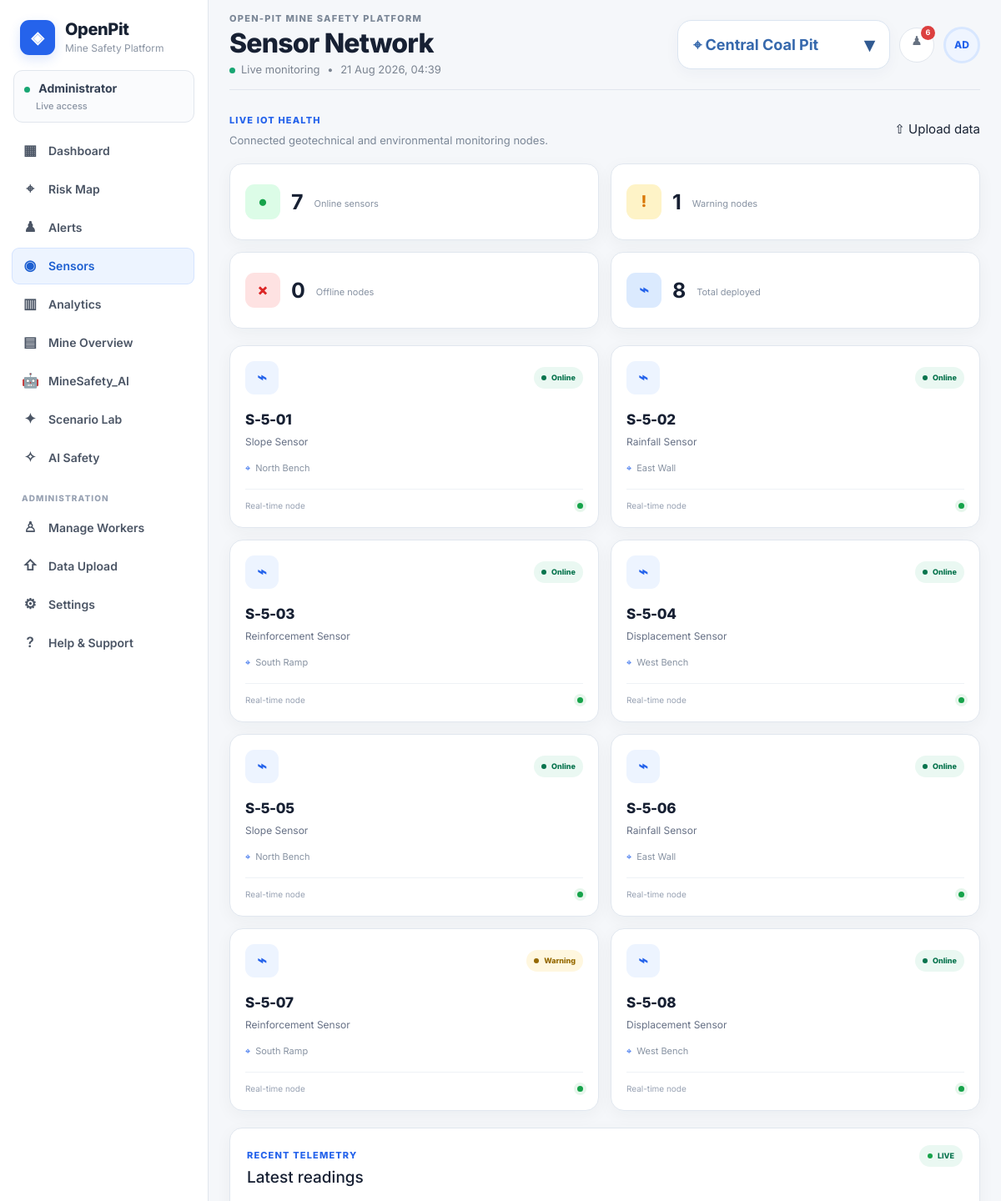
The page /sensors (signed in, upper part) on the database its author committed.
### models.py (models this page shows)
class Mine(db.Model):
    id=db.Column(db.Integer,primary_key=True)
    name=db.Column(db.String(120),nullable=False)
    location=db.Column(db.String(200))
    status=db.Column(db.String(30),default='Operational')

class Sensor(db.Model):
    id=db.Column(db.Integer,primary_key=True)
    code=db.Column(db.String(30),unique=True,nullable=False)
    zone=db.Column(db.String(100))
    sensor_type=db.Column(db.String(50))
    status=db.Column(db.String(30),default='Online')
    mine_id=db.Column(db.Integer,db.ForeignKey('mine.id'))

### app.py (the view)
@app.route('/sensors')
@login_required
def sensors():
    selected_mine = get_selected_mine()
    sensor_query = Sensor.query
    reading_query = SensorReading.query
    if selected_mine:
        sensor_query = sensor_query.filter(Sensor.mine_id == selected_mine.id)
        reading_query = reading_query.filter(SensorReading.mine_id == selected_mine.id)
    sensor_rows = sensor_query.order_by(Sensor.code).all()
    readings = reading_query.order_by(SensorReading.timestamp.desc()).limit(50).all()
    latest_by_sensor = {}
    latest_by_zone = {}
    all_readings = reading_query.order_by(SensorReading.timestamp.desc()).limit(500).all()
    for r in all_readings:
        if r.sensor_code and r.sensor_code not in latest_by_sensor:
            latest_by_sensor[r.sensor_code] = r
        if r.zone and r.zone not in latest_by_zone:
            latest_by_zone[r.zone] = r
    sensor_cards = []
    for sensor in sensor_rows:
        latest = latest_by_sensor.get(sensor.code) or latest_by_zone.get(sensor.zone)
        sensor_cards.append({
            'id': sensor.id,
            'code': sensor.code,
            'zone': sensor.zone or 'Unassigned',
            'sensor_type': sensor.sensor_type or 'Geotechnical',
            'status': sensor.status or 'Offline',
            'latest': latest,
        })
    return render_template(
        'sensors.html',
        sensors=sensor_cards,
        readings=readings,
        selected_mine=selected_mine
    )

### app.py (called while the page is built)
def login_required(view):
    @wraps(view)
    def wrapped(*args, **kwargs):
        if not session.get('role'):
            flash('Please choose Admin or Worker access first.', 'danger')
            return redirect(url_for('login'))
        return view(*args, **kwargs)
    return wrapped

def get_selected_mine():
    mine_id = request.args.get("mine", type=int)
    if mine_id:
        mine = Mine.query.get(mine_id)
        if mine:
            return mine
    central = Mine.query.filter_by(name='Central Coal Pit').first()
    return central or Mine.query.order_by(Mine.name).first()

### templates/sensors.html (shortened to what this page needs)
{% extends 'base.html' %}
{% block heading %}Sensor Network{% endblock %}
{% block content %}
<div class="page-actions sensor-page-header">
    <div>
        <span class="section-kicker">LIVE IOT HEALTH</span>
        <p>Connected geotechnical and environmental monitoring nodes.</p>
    </div>
    {% if current_role == 'admin' %}
    <a class="small-btn primary" href="{{ url_for('upload') }}">⇧ Upload data</a>
    {% endif %}
</div>
<div class="sensor-health-grid">
    <div class="sensor-health green">
        <span>●</span>
        <strong>{{ sensors|selectattr('status','equalto','Online')|list|length }}</strong>
        <small>Online sensors</small>
    </div>
    <div class="sensor-health amber">
        <span>!</span>
        <strong>{{ sensors|selectattr('status','equalto','Warning')|list|length }}</strong>
        <small>Warning nodes</small>
    </div>
    <div class="sensor-health red">
        <span>×</span>
        <strong>{{ sensors|selectattr('status','equalto','Offline')|list|length }}</strong>
        <small>Offline nodes</small>
    </div>
    <div class="sensor-health blue">
        <span>⌁</span>
        <strong>{{ sensors|length }}</strong>
        <small>Total deployed</small>
    </div>
</div>
<div class="sensor-grid">
{% for s in sensors %}
    <div class="sensor-card">
        <div class="sensor-card-head">
            <div class="sensor-icon">⌁</div>
            <span class="status-chip {{ s.status|lower }}">
                <span class="status-dot"></span>
                {{ s.status }}
            </span>
        </div>
        <div class="sensor-code">
            {{ s.code }}
        </div>
        <div class="sensor-type">
            {{ s.sensor_type }} Sensor
        </div>
        <div class="sensor-location">
            <span>⌖</span>
            {{ s.zone }}
        </div>
        <div class="sensor-footer">
            <span>Real-time node</span>
            <span class="sensor-pulse"></span>
        </div>
    </div>
{% else %}
    <div class="sensor-empty">
        <strong>No sensors found</strong>
        <span>No sensors are deployed for the selected mine.</span>
    </div>
{% endfor %}
</div>
<section class="panel table-panel sensor-telemetry">
    <div class="panel-head">
        <div>
            <span class="section-kicker">RECENT TELEMETRY</span>
            <h2>Latest readings</h2>
        </div>
        <span class="telemetry-live">
            <span></span> LIVE
        </span>
    </div>
</section>
{% endblock %}

### templates/base.html (shortened to what this page needs)
<!doctype html>
<html lang="en">
<head>
<link href="https://cdn.jsdelivr.net/npm/bootstrap@5.3.3/dist/css/bootstrap.min.css" rel="stylesheet">
<link rel="stylesheet" href="{{ url_for('static', filename='css/style.css') }}">
</head>
<body class="{% if current_role %}app-body{% else %}public-body{% endif %}">
{% if current_role %}
<div class="app-shell">
    <aside class="sidebar">
        <a class="brand" href="{{ url_for('dashboard') }}">
            <span class="brand-mark">◈</span>
            <span>
                <strong>OpenPit</strong>
                <small>Mine Safety Platform</small>
            </span>
        </a>
        <div class="role-badge">
            <span class="role-dot"></span>
            {{ 'Administrator' if current_role == 'admin' else 'Safety Worker' }}
            <small>Live access</small>
        </div>
        <nav class="side-nav">
            <a class="nav-item {% if request.endpoint == 'dashboard' %}active{% endif %}" href="{{ url_for('dashboard') }}"><span>▦</span>Dashboard</a>
            <a class="nav-item {% if request.endpoint == 'risk_map' %}active{% endif %}" href="{{ url_for('risk_map') }}"><span>⌖</span>Risk Map</a>
            <a class="nav-item {% if request.endpoint in ['alerts','close_alert'] %}active{% endif %}" href="{{ url_for('alerts') }}"><span>♟</span>Alerts</a>
            <a class="nav-item {% if request.endpoint == 'sensors' %}active{% endif %}" href="{{ url_for('sensors') }}"><span>◉</span>Sensors</a>
            <a class="nav-item {% if request.endpoint == 'analytics' %}active{% endif %}" href="{{ url_for('analytics') }}"><span>▥</span>Analytics</a>
            <a class="nav-item {% if request.endpoint == 'mine' %}active{% endif %}" href="{{ url_for('mine') }}"><span>▤</span>Mine Overview</a>
<a class="nav-item" href="http://127.0.0.1:5001/chatbot">
    <span>🤖</span>MineSafety_AI
</a>
<a class="nav-item {% if request.endpoint == 'scenario' %}active{% endif %}" href="{{ url_for('scenario') }}"><span>✦</span>Scenario Lab</a>
            <a class="nav-item {% if request.endpoint == 'ai' %}active{% endif %}" href="{{ url_for('ai') }}"><span>✧</span>AI Safety</a>
            {% if current_role == 'admin' %}
            <div class="nav-section">ADMINISTRATION</div>
            <a class="nav-item {% if request.endpoint == 'workers' %}active{% endif %}" href="{{ url_for('workers') }}"><span>♙</span>Manage Workers</a>
            <a class="nav-item {% if request.endpoint == 'upload' %}active{% endif %}" href="{{ url_for('upload') }}"><span>⇧</span>Data Upload</a>
            <a class="nav-item {% if request.endpoint == 'settings' %}active{% endif %}" href="{{ url_for('settings') }}"><span>⚙</span>Settings</a>
            {% endif %}
            <a class="nav-item {% if request.endpoint == 'help_page' %}active{% endif %}" href="{{ url_for('help_page') }}"><span>?</span>Help & Support</a>
        </nav>
    </aside>
    <main class="main-area">
        <header class="topbar">
            <div class="topbar-copy">
                <span class="eyebrow">OPEN-PIT MINE SAFETY PLATFORM</span>
                <h1>{% block heading %}Dashboard{% endblock %}</h1>
                <div class="live-line"><span class="live-dot"></span>Live monitoring <span>•</span> {{ now.strftime('%d %b %Y, %H:%M') }}</div>
            </div>
            <div class="top-actions">
                <div class="mine-select-wrap">
                    <button class="mine-select"
                            type="button"
                            id="mineSelectorButton"
                            aria-expanded="false">
                        <span>⌖ {{ header_mine.name if header_mine else 'No mine selected' }}</span>
                        <span class="mine-select-arrow">▾</span>
                    </button>
                </div>
                <a class="icon-btn"
                   href="{{ url_for('alerts') }}"
                   title="Alerts">
                    ♟<b>{{ open_alert_count }}</b>
                </a>
                <a class="avatar"
                   href="{{ url_for('settings') if current_role == 'admin' else url_for('help_page') }}">
                    {{ 'AD' if current_role == 'admin' else 'SW' }}
                </a>
            </div>
        </header>
        {% block content %}{% endblock %}
    </main>
</div>
{% endif %}
</body>
</html>

### rows shown on the page
Mine: name "Central Coal Pit"
Sensor: status "Online", code "S-5-01", sensor_type "Slope", zone "North Bench"
Sensor: status "Online", code "S-5-02", sensor_type "Rainfall", zone "East Wall"
Sensor: status "Online", code "S-5-03", sensor_type "Reinforcement", zone "South Ramp"
Sensor: status "Online", code "S-5-04", sensor_type "Displacement", zone "West Bench"
Sensor: status "Online", code "S-5-05", sensor_type "Slope", zone "North Bench"
Sensor: status "Online", code "S-5-06", sensor_type "Rainfall", zone "East Wall"
Sensor: status "Warning", code "S-5-07", sensor_type "Reinforcement", zone "South Ramp"
Sensor: status "Online", code "S-5-08", sensor_type "Displacement", zone "West Bench"

### other values the page prints
{{ 'Administrator' if current_role == 'admin' else 'Safety Worker' }} "Administrator"
{{ open_alert_count }} "6"
{{ 'AD' if current_role == 'admin' else 'SW' }} "AD"
{{ sensors|selectattr('status','equalto','Online')|list|length }} "7"
{{ sensors|selectattr('status','equalto','Warning')|list|length }} "1"
{{ sensors|selectattr('status','equalto','Offline')|list|length }} "0"
{{ sensors|length }} "8"
